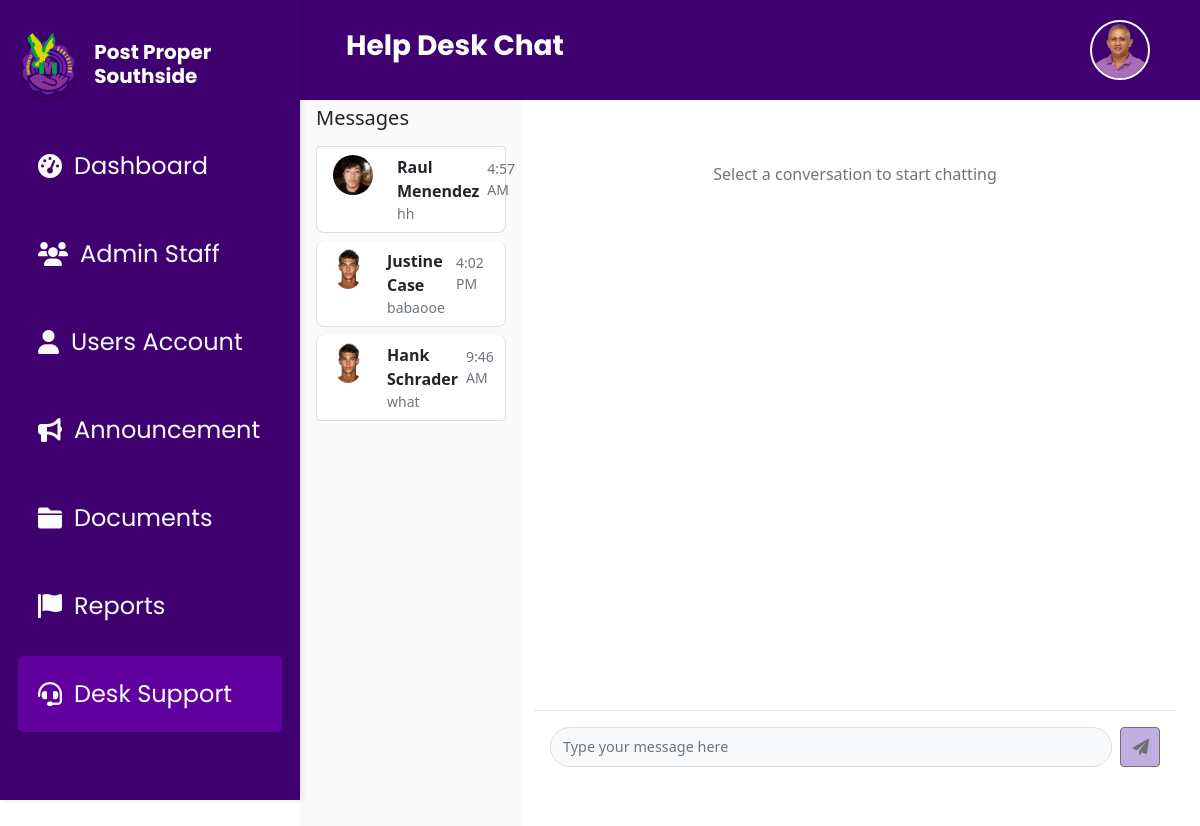
Page /desk_support.php (signed in) on the committed database.
### tables this page shows
CREATE TABLE `user_accounts` (
  `id` int(11) NOT NULL,
  `firstName` varchar(50) NOT NULL,
  `lastName` varchar(50) NOT NULL,
  `username` varchar(50) NOT NULL,
  `age` int(11) DEFAULT NULL,
  `gender` enum('male','female') NOT NULL,
  `adrHouseNo` varchar(10) DEFAULT NULL,
  `adrZone` varchar(20) DEFAULT NULL,
  `adrStreet` varchar(100) DEFAULT NULL,
  `birthday` varchar(255) DEFAULT NULL,
  `password` varchar(255) NOT NULL,
  `user_profile_picture` longtext NOT NULL,
  `last_active` timestamp NULL DEFAULT NULL,
  `full_name` varchar(255) GENERATED ALWAYS AS (concat(`firstName`,' ',`lastName`)) STORED,
  `status` enum('pending','verified','rejected') NOT NULL DEFAULT 'pending',
  `user_valid_id` longtext DEFAULT NULL,
  `user_valid_id_back` longtext DEFAULT NULL
);

### desk_support.php (the view, shortened to what this page needs)
<?php
include 'db.php';
try {
    $query = "SELECT DISTINCT
                u.id,
                u.firstName,
                u.lastName,
                u.user_profile_picture,
                (SELECT m2.message
                 FROM messages m2
                 WHERE (m2.sender_id = u.id OR (m2.is_admin = 1 AND m2.sender_id = u.id))
                 ORDER BY m2.timestamp DESC
                 LIMIT 1) as latest_message,
                (SELECT m3.timestamp
                 FROM messages m3
                 WHERE (m3.sender_id = u.id OR (m3.is_admin = 1 AND m3.sender_id = u.id))
                 ORDER BY m3.timestamp DESC
                 LIMIT 1) as last_message_time
              FROM user_accounts u
              LEFT JOIN messages m ON u.id = m.sender_id
              WHERE EXISTS (
                SELECT 1
                FROM messages m4
                WHERE m4.sender_id = u.id
              )
              GROUP BY u.id
              ORDER BY last_message_time DESC";
    $stmt = $conn->prepare($query);
    $stmt->execute();
    $users_with_messages = $stmt->fetchAll(PDO::FETCH_ASSOC);
} catch (PDOException $e) {
    error_log("Database error: " . $e->getMessage());
    $users_with_messages = [];
}
?>
<!DOCTYPE html>
<html lang="en">
<head>
    <link href="https://cdn.jsdelivr.net/npm/bootstrap@5.3.0/dist/css/bootstrap.min.css" rel="stylesheet">
    <link rel="stylesheet" href="css/DeskSupport.css">
    <link rel="stylesheet" href="css/root.css">
    <link rel="stylesheet" href="https://cdnjs.cloudflare.com/ajax/libs/font-awesome/6.0.0-beta3/css/all.min.css">
</head>
<body>
<?php
    $pageTitle = "Help Desk Chat";
    include 'header.php';
    include 'sidebar.php';
?>
<div class="container-fluid" style="margin-left:18rem; max-width: calc(100% - 18rem);">
    <div class="row">
        <div class="col-lg-3 col-md-4 bg-sidebar p-3">
            <h5 class="text-dark mb-3">Messages</h5>
            <div class="list-group" id="userList">
                <?php if (!empty($users_with_messages)): ?>
                    <?php foreach ($users_with_messages as $user): ?>
                        <?php
                            $timestamp = isset($user['last_message_time'])
                                ? date('g:i A', strtotime($user['last_message_time']))
                                : '';
                        ?>
                        <div class="list-group-item list-group-item-action user-chat-item"
                            data-user-id="<?php echo htmlspecialchars($user['id']); ?>"
                            data-user-name="<?php echo htmlspecialchars($user['firstName'] . ' ' . $user['lastName']); ?>">
                            <div class="d-flex w-100">
                                <img src="<?php echo !empty($user['user_profile_picture']) ?
                                    htmlspecialchars($user['user_profile_picture']) : 'assets/profile.jpg'; ?>"
                                    class="rounded-circle me-3" width="40" height="40" alt="User">
                                <div class="flex-grow-1">
                                    <div class="name d-flex justify-content-between align-items-center">
                                        <strong><?php echo htmlspecialchars($user['firstName'] . ' ' . $user['lastName']); ?></strong>
                                        <?php if ($timestamp): ?>
                                            <small class="text-muted"><?php echo $timestamp; ?></small>
                                        <?php endif; ?>
                                    </div>
                                    <p class="text-muted small mb-0 text-truncate">
                                        <?php echo htmlspecialchars($user['latest_message'] ?? 'No messages'); ?>
                                    </p>
                                </div>
                            </div>
                        </div>
                    <?php endforeach; ?>
                <?php else: ?>
                    <div class="text-center text-muted">
                        <p>No messages yet</p>
                    </div>
                <?php endif; ?>
            </div>
        </div>
        <div class="col-lg-9 col-md-8 chat-container" >
            <div id="chat-window" class="chat-window p-4">
                <div class="text-center text-muted mt-5">
                    <p>Select a conversation to start chatting</p>
                </div>
            </div>
            <div class="chat-input d-flex align-items-center p-3 border-top">
                <input type="text" id="messageInput" class="form-control me-2" placeholder="Type your message here" disabled>
                <button id="sendMessageBtn" class="btn btn-purple" disabled>
                    <i class="fas fa-paper-plane"></i>
                </button>
            </div>
        </div>
    </div>
</div>
</body>
</html>

### header.php (shortened to what this page needs)
<!DOCTYPE html>
<html lang="en">
<head>
    <link rel="stylesheet" href="css/header.css">
    <link href="https://cdn.jsdelivr.net/npm/bootstrap@5.0.2/dist/css/bootstrap.min.css" rel="stylesheet">
</head>
<body>
<?php
require 'db.php';
$pageTitle = isset($pageTitle) ? $pageTitle : "Default Title";
if (isset($_SESSION['loggedin']) && $_SESSION['loggedin'] === true && isset($_SESSION['admin_id'])) {
    $adminId = $_SESSION['admin_id'];
    $profileLink = "admin_profile.php";
    try {
        $sql = "SELECT profile_picture FROM admin_accounts WHERE id = ?";
        $stmt = $conn->prepare($sql);
        $stmt->execute([$adminId]);
        $admin = $stmt->fetch(PDO::FETCH_ASSOC);
        $profilePicture = !empty($admin['profile_picture']) ? $admin['profile_picture'] : 'assets/profile.jpg';
    } catch (PDOException $e) {
        echo "Error fetching profile picture: " . $e->getMessage();
        $profilePicture = 'assets/profile.jpg';
    }
} else {
    $profileLink = "splash.php";
    $profilePicture = 'assets/profile.jpg';
}
?>
<div class="header-container">
    <h1 class="page-title"><?php echo $pageTitle; ?></h1>
    <div class="account">
        <a href="<?php echo $profileLink; ?>" class="account-link">
            <img src="<?php echo $profilePicture; ?>" alt="Admin Profile" class="img-fluid rounded-circle account-icon">
        </a>
    </div>
</div>
</body>
</html>

### css/DeskSupport.css (style rules this page uses)
body { overflow: hidden; height: 100vh; }
.container-fluid { overflow: hidden; height: calc(100vh - 64px); padding: 0; }
.row { height: 100%; margin: 0; }
.bg-sidebar { height: 100%; overflow-y: auto; padding: 1rem; }
.chat-container { position: relative; display: flex; flex-direction: column; }
.chat-window { flex-grow: 1; overflow-y: auto; max-height: calc(100vh - 180px); }
.chat-input { position: sticky; bottom: 0; background-color: white; z-index: 10; }
.bg-sidebar { background-color: #fafafa; }
#messageInput { border-radius: 20px; padding: 8px 12px; border: 1px solid #ddd; flex-grow: 1; font-size: 0.9rem; }
#messageInput:disabled { background-color: #f8f9fa; }
.btn-purple { background-color: #61009f; color: var(--text-light); border: none; width: 40px; height: 40px; border-radius: 50%; display: flex; align-items: center; justify-content: center; }
.btn-purple:disabled { background-color: #9d85d2; }
.user-chat-item { margin-bottom: 0.5rem; padding: 0.75rem; border-radius: 0.5rem; transition: background-color 0.2s ease; border: 1px solid #eee; }
.user-chat-item .d-flex { gap: 0.5rem; }

### css/root.css (style rules this page uses)
:root { --text-dark: #06070f; --text-light: #f0f0fa; --main-color: #61009f; --header-color: #3f0070; --button-default: #8a43c5; --button-hover: #b52aff; --focus-textfield: #9b4dff; --box-shadow: 2px 2px 3px rgba(0, 0, 0, 0.3); --container-blue: linear-gradient(180deg, #3498db, #5dade2); --container-yellow: linear-gradient(180deg, #d68910, #f5b041); --container-red: linear-gradient(180deg, #a93226, #e74c3c); --container-green: linear-gradient(180deg, #229954, #27ae60); }

### css/header.css (style rules this page uses)
* { margin: 0; padding: 0; box-sizing: border-box; }
body { padding-top: 90px; }
.header-container { background-color: #3f0070; padding: 20px 50px; margin-left: 18.5rem; text-align: left; position: fixed; display: flex; justify-content: space-between; align-items: center; width: calc(100% - 18.5rem); z-index: 1000; top: 0; right: 0; }
.page-title { font-size: 28px; color: #ffffff; font-weight: bold; font-family: "Poppins", sans-serif; }
.account { display: flex; align-items: center; }
.account-link { display: inline-block; }
.account-icon { width: 3.75rem; height: auto; border-radius: 50%; aspect-ratio: 1 / 1; object-fit: cover; border: 0.125rem solid #ffffff; transition: transform 0.3s ease; }

### rows in the picture
user_accounts: user_profile_picture (picture), firstName+lastName "Raul Menendez", timestamp "4:57 AM", latest_message "hh"
user_accounts: firstName+lastName "Justine Case", timestamp "4:02 PM", latest_message "babaooe"
user_accounts: firstName+lastName "Hank Schrader", timestamp "9:46 AM", latest_message "what"

### other values in the picture
$pageTitle "Help Desk Chat"
